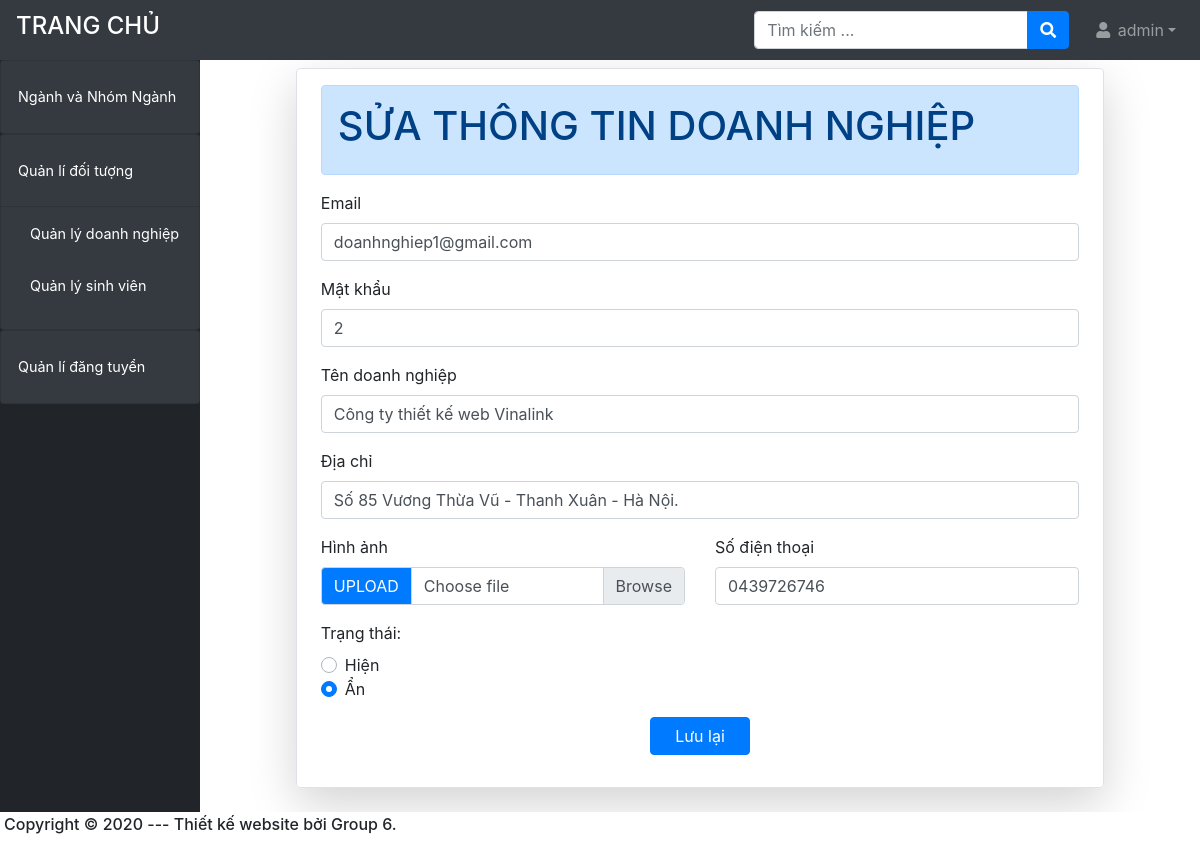
Before: /admin/?ctrl=doanh_nghiep&act=edit&id_dn=14 (signed in) with the older database file.
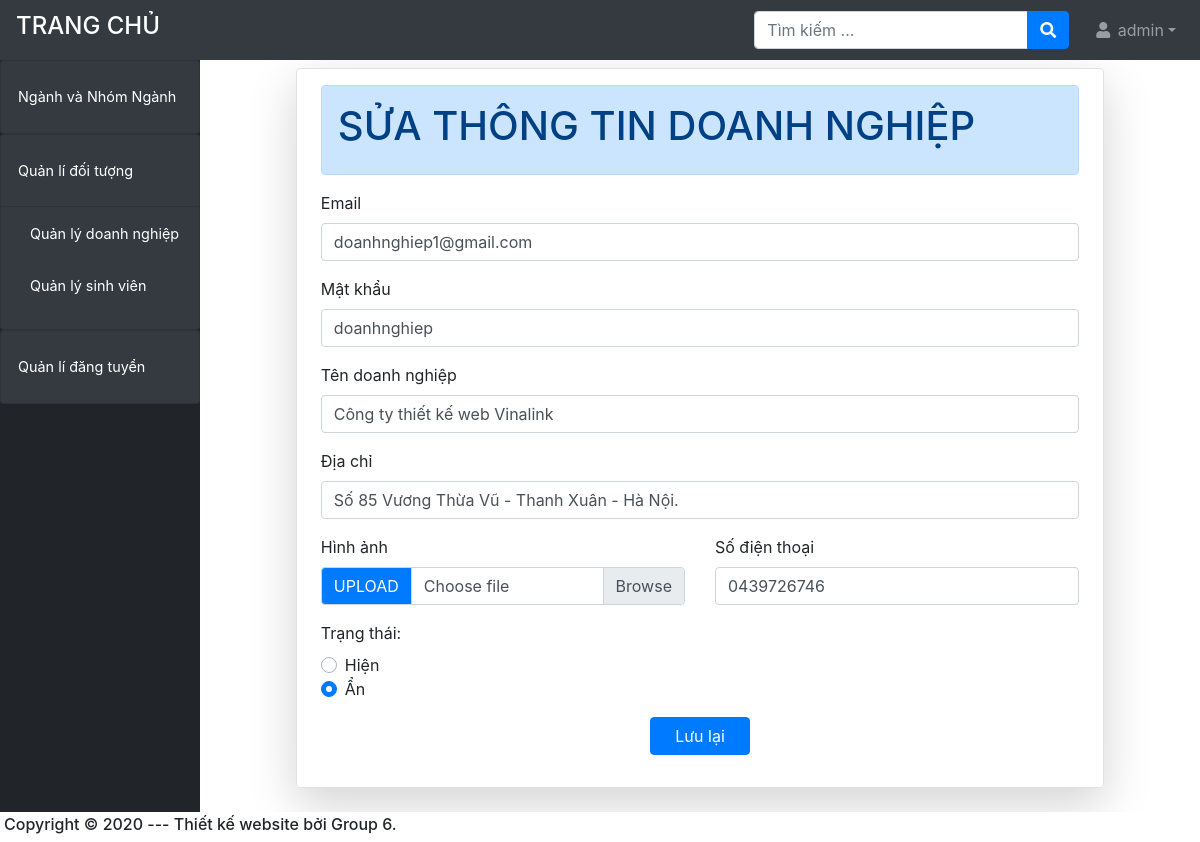
After: the same page with the newer database file.
### tables this page shows
CREATE TABLE `user` (
  `id_user` int(12) NOT NULL,
  `user` varchar(50) NOT NULL,
  `pass` varchar(30) NOT NULL,
  `email` varchar(200) DEFAULT NULL,
  `chuc_vu` tinyint(1) NOT NULL,
  `kich_hoat` tinyint(1) DEFAULT 0 COMMENT 'dùng để check lần đầu login '
);

### system/database.php (called while the page is built, shortened)
<?php
    function getConnection()  {
        try {
            $conn = new PDO("mysql:host=".HOST_DB.";dbname=".NAME_DB, USER_DB, PASS_DB);
            $conn->setAttribute(PDO::ATTR_ERRMODE, PDO::ERRMODE_EXCEPTION);
            return $conn;
            } catch(PDOException $e) {
            echo "Connection failed: " . $e->getMessage();
            }
        }
    function query($sql)   {
        $conn = getConnection();
        $result = $conn->query($sql);
        return $result;
        }
    function queryOne($sql) {
        $conn = getConnection();
        $result = $conn->query($sql);
        $row = $result->fetch(PDO::FETCH_ASSOC);
        return $row;
    }
?>

### admin/models/doanh_nghiep.php (called while the page is built, shortened)
<?php require_once('../system/database.php');
function getAllUser()
{
    $sql = "SELECT * from user";
    return query($sql);
}
function getDoanhnghiepByID($id_dn)
{
    $sql = "SELECT * from doanh_nghiep where id_dn='$id_dn'";
    return queryOne($sql);
}
?>

### admin/views/dn-edit.php (the view, shortened to what this page needs)
<form method="POST" class="col-10 mx-auto border  shadow-lg px-4 py-3 shadow rounded mt-2 mb-4"
    action="<?= ADMIN_URL ?>/?ctrl=doanh_nghiep&act=update" enctype="multipart/form-data">
    <div class="overflow-hidden">
        <div class="alert alert-primary w-100 p-3" role="alert">
            <h1>SỬA THÔNG TIN DOANH NGHIỆP</h1>
        </div>
    </div>
    <div class="form-group">
        <div class="form-group">
            <label for="">Email</label>
            <?php
                require_once "models/doanh_nghiep.php";
                $ds = getAllUser();
                foreach ($ds as $u) { ?>
            <?php if ($row['id_user'] == $u['id_user']) { ?>
            <input type="email" class="form-control" required id="email" name="email" value="<?= $u['email'] ?>">
            <?php } ?>
            <?php } ?>
        </div>
        <div class="form-group">
            <label for="">Mật khẩu</label>
            <?php $ds = getAllUser();
            foreach ($ds as $u) { ?>
            <?php if ($row['id_user'] == $u['id_user']) { ?>
            <input type="text" class="form-control" required id="email" name="pass" value="<?= $u['pass'] ?>">
            <?php } ?>
            <?php } ?>
        </div>
        <div class="form-group">
            <label for="">Tên doanh nghiệp</label>
            <input type="text" class="form-control" id="user" name="ten_dn" required placeholder="Tên doanh nghiệp"
                value="<?= $row['ten_dn'] ?>">
        </div>
        <div class="form-group">
            <label for="">Địa chỉ</label>
            <input type="text" class="form-control" id="user" name="dia_chi" required placeholder="Địa chỉ"
                value="<?= $row['dia_chi'] ?>">
        </div>
        <div class="row">
            <div class="form-group col-6">
                <label for="">Hình ảnh</label>
                <div class="input-group">
                    <div class="input-group-prepend">
                        <span class="input-group-text bg-primary text-white" id="inputGroupFileAddon01">UPLOAD</span>
                    </div>
                    <div class="custom-file  ">
                        <label class="custom-file-label " for="inputGroupFile01">Choose file</label>
                    </div>
                </div>
            </div>
            <div class="form-group col-6">
                <label for="">Số điện thoại</label>
                <input type="number" class="form-control" id="sdt" name="sdt" required value="<?= $row['sdt'] ?>">
            </div>
        </div>
        <div class="row">
            <div class="form-group col-6">
                <label for="">Trạng thái:</label><br>
                <div class="custom-control custom-radio form-check-inline">
                    <label class="custom-control-label" for="anhien1"> Hiện</label>
                </div>
                <div class="custom-control custom-radio">
                    <label class="custom-control-label" for="anhien0"> Ẩn </label>
                </div>
            </div>
        </div>
        <div class="row form-group  justify-content-center align-items-center ">
            <button type="submit" class="btn btn-primary px-4">Lưu lại</button>
        </div>
</form>

Changed rows visible on the page:
changed user "doanhnghiep1@gmail.com": pass "2" → "doanhnghiep"
